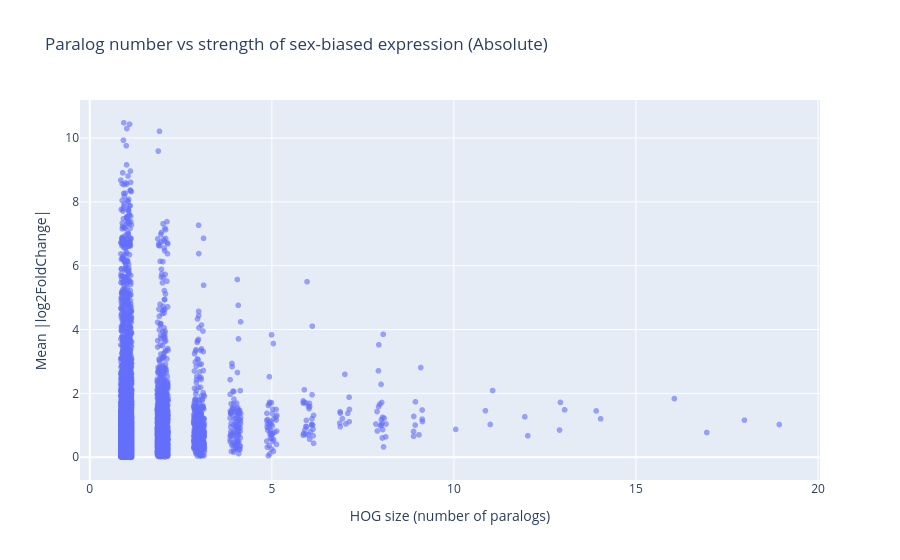

Source (notebook cell):
### Code cell
#Add some jitter on x-axis
np.random.seed(42)  # for reproducibility

hog_abs_summary["HOG_size_jitter"] = (
    hog_abs_summary["HOG_size"]
    + np.random.uniform(-0.15, 0.15, size=len(hog_abs_summary))
)

fig = px.scatter(
    hog_abs_summary,
    x="HOG_size_jitter",
    y="mean_abs_log2FC",
    hover_name="HOG",
    opacity=0.6,
    labels={
        "HOG_size_jitter": "HOG size (number of paralogs)",
        "mean_abs_log2FC": "Mean |log2FoldChange|"
    },
    title="Paralog number vs strength of sex-biased expression (Absolute)"
)

fig.show()

### Figure 1 — Plotly figure (JSON) as saved in the notebook; plotly's stock layout.template omitted (floating-point values rounded to 4 significant figures; data arrays with more than 128 entries replaced by an {"elided": "..."} marker saying what was removed)
{"data": [{"hovertemplate": "<b>%{hovertext}</b><br><br>HOG size (number of paralogs)=%{x}<br>Mean |log2FoldChange|=%{y}<extra></extra>", "hovertext": {"elided": "9613 str values"}, "legendgroup": "", "marker": {"color": "#636efa", "opacity": 0.6, "symbol": "circle"}, "mode": "markers", "name": "", "showlegend": false, "type": "scattergl", "x": {"elided": "9613 float values"}, "xaxis": "x", "y": {"elided": "9613 float values"}, "yaxis": "y"}], "layout": {"legend": {"tracegroupgap": 0}, "title": {"text": "Paralog number vs strength of sex-biased expression (Absolute)"}, "xaxis": {"anchor": "y", "domain": [0, 1], "title": {"text": "HOG size (number of paralogs)"}}, "yaxis": {"anchor": "x", "domain": [0, 1], "title": {"text": "Mean |log2FoldChange|"}}}}
